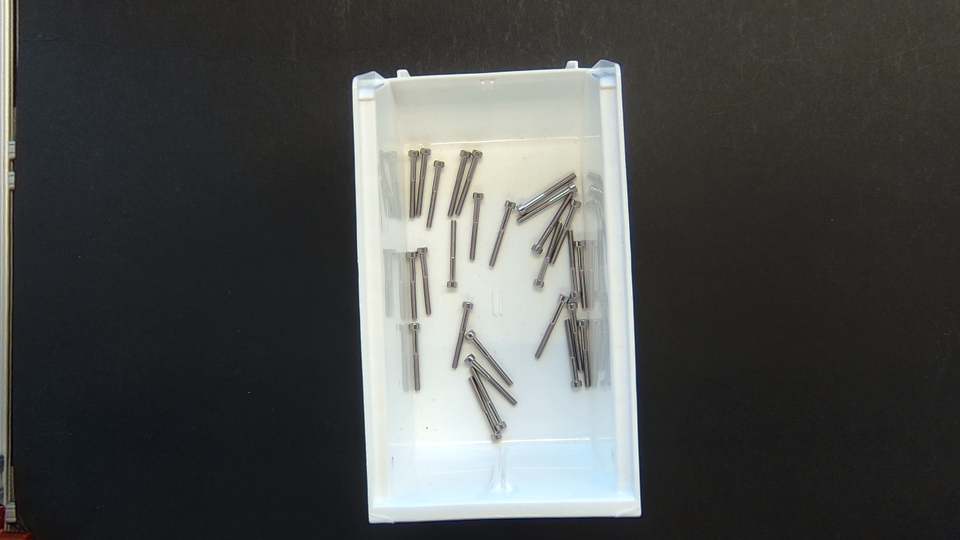
#> input picture dev/gt27_0.png, 1920 x 1080 px, found by its file name (shown at 1/2 size)
$ python _exp8.py   (older library calls are emulated)
#> lines starting #> are read from the running program, lines starting #| are printed output that depends on the picture
import cv2,numpy as np
f=cv2.imread('gt27_0.png'); g=cv2.cvtColor(f,6).astype(np.float32)
#> further down, f is the input picture: shape (1080, 1920, 3); mean B, G, R 77.5, 79.1, 77.4
for nm,(y0,y1,x0,x1) in (('r',(280,840,1000,1280)),('l',(280,840,740,920))):
    c=g[y0:y1,x0:x1]
    gx=cv2.Sobel(c,cv2.CV_32F,1,0,ksize=3); gy=cv2.Sobel(c,cv2.CV_32F,0,1,ksize=3)
    gm=cv2.magnitude(gx,gy)
    hp=np.abs(c-cv2.GaussianBlur(c,(0,0),3))
    tiles=[c,np.clip(gm/4,0,255),np.clip(hp*4,0,255)]
    cv2.imwrite('approaches/_hp_'+nm+'.png',np.hstack(tiles).astype(np.uint8))
#> this loop made 2 passes
#> pass 1, `c=g[y0:y1,x0:x1]`:
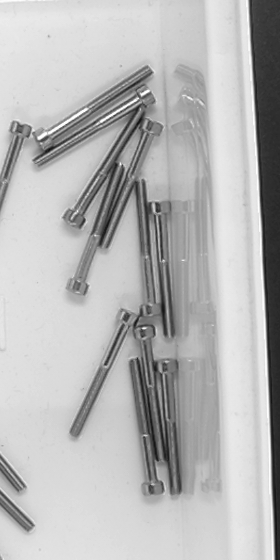
#> c: shape (560, 280) float32; min 13, max 255, mean 182.7
#> pass 1, `gx = cv2.Sobel(c, cv2.CV_32F, 1, 0, ksize=3)`:
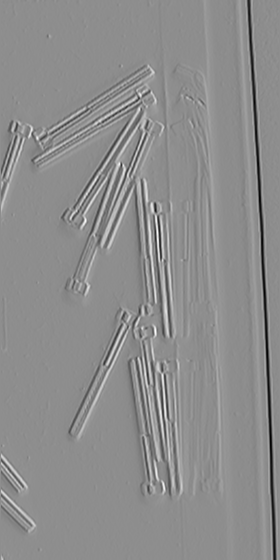
#> gx: shape (560, 280) float32; min -723, max 575, mean -4.6; drawn with min black and max white
#> pass 1, `gy = cv2.Sobel(c, cv2.CV_32F, 0, 1, ksize=3)`:
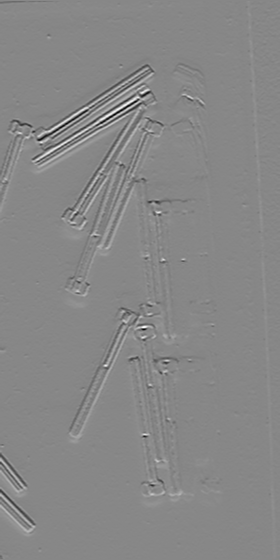
#> gy: shape (560, 280) float32; min -658, max 583, mean 0.2; drawn with min black and max white
#> pass 1, `gm=cv2.magnitude(gx,gy)`:
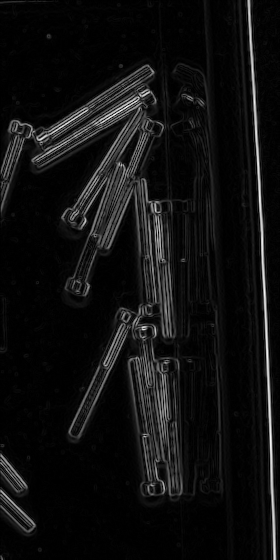
#> gm: shape (560, 280) float32; min 0, max 742.5, mean 47.9; drawn with min black and max white
#> after the loop:
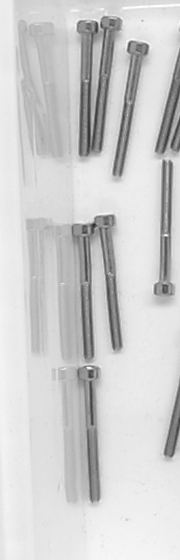
#> c: shape (560, 180) float32; min 46, max 254, mean 206.3
#> after the loop:
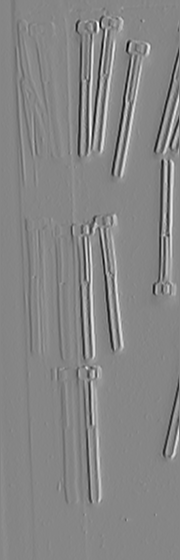
#> gx: shape (560, 180) float32; min -554, max 497, mean -1.9; drawn with min black and max white
